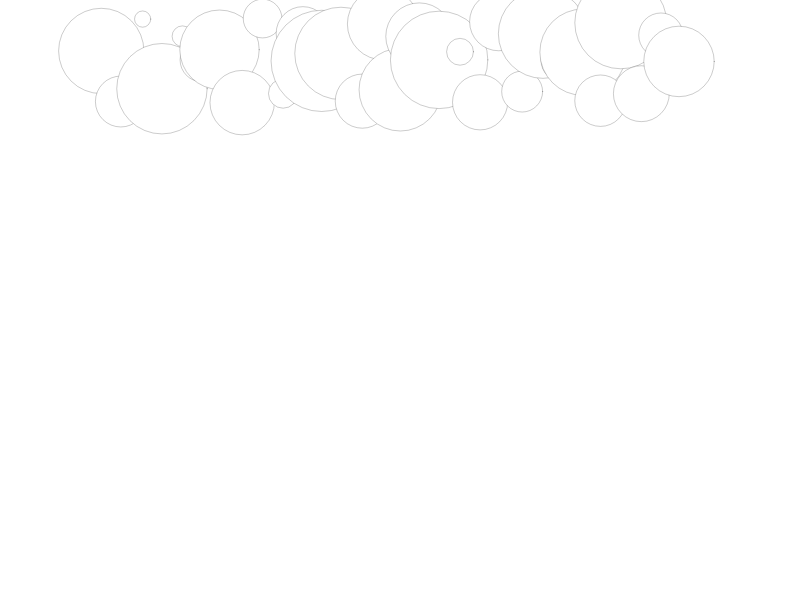
Frame 1 (no input)
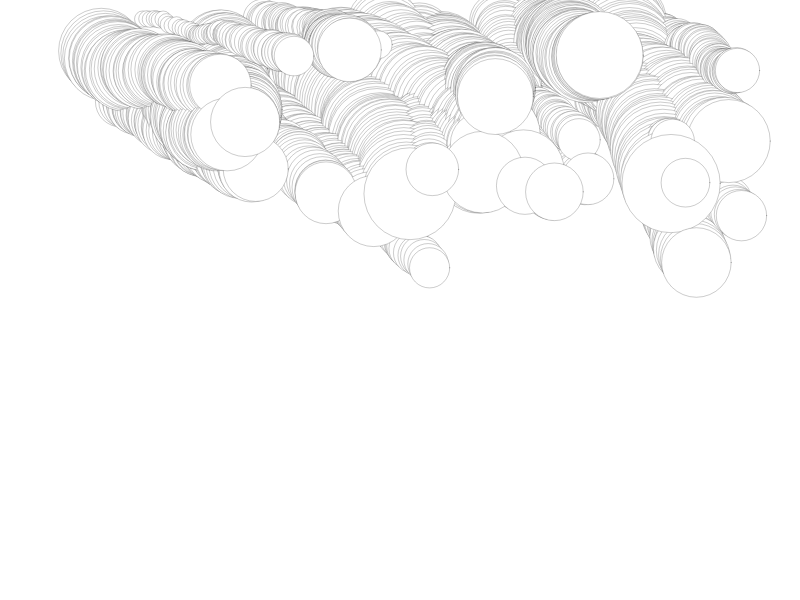
Frame 60 (no input)
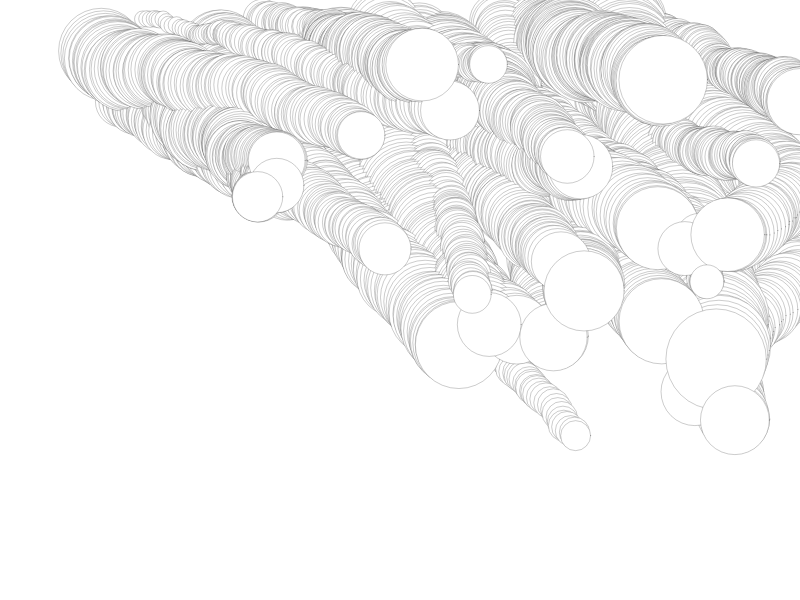
Frame 120 (the mouse pressed at the canvas centre since frame 60)

The p5.js sketch that drew these frames (run headless with seeded random() and noise() and a simulated clock; from frame 60 on, the mouse is pressed at the canvas centre):

// p5.js sketch
// ── sketch.js
let yPositions = [
    50, 100, 20, 90, 34, 58, 50, 100, 20, 90, 34, 58,50, 100, 20, 90, 34, 58,50, 100, 20, 90, 34, 58,50, 100, 20, 90, 34, 58
];
let xPositions = [];
let speeds = [];
function setup() {
    createCanvas(800, 600);
    for(let i = 0; i< yPositions.length; i++){
        xPositions[i] =100+ i *20;
        speeds[i] = {x: random(0.1, 3), y:random(0.1,3)}
    }
    console.log(yPositions.length);
}

function draw(){
    for(let i = 0; i< yPositions.length; i++){
        yPositions[i] += random(-2, 2) + speeds[i].y;
        xPositions[i] += random(-2, 2)+ speeds[i].x;
        // strokeWeight(0);
        stroke(`rgba(0, 0, 0, 0.2)`);
        fill(`hsl(${noise(0.008 * frameCount,i*20)*560}, 50%, 50%`);
        circle(xPositions[i], yPositions[i], 5+ noise(0.005 * frameCount,i)*120);
        if(xPositions[i] > width || xPositions[i] < 0){
            speeds[i].x *= -1;
        }
        if(yPositions[i] > height || yPositions[i] < 0){
            speeds[i].y *= -1;
        }
    }
}
